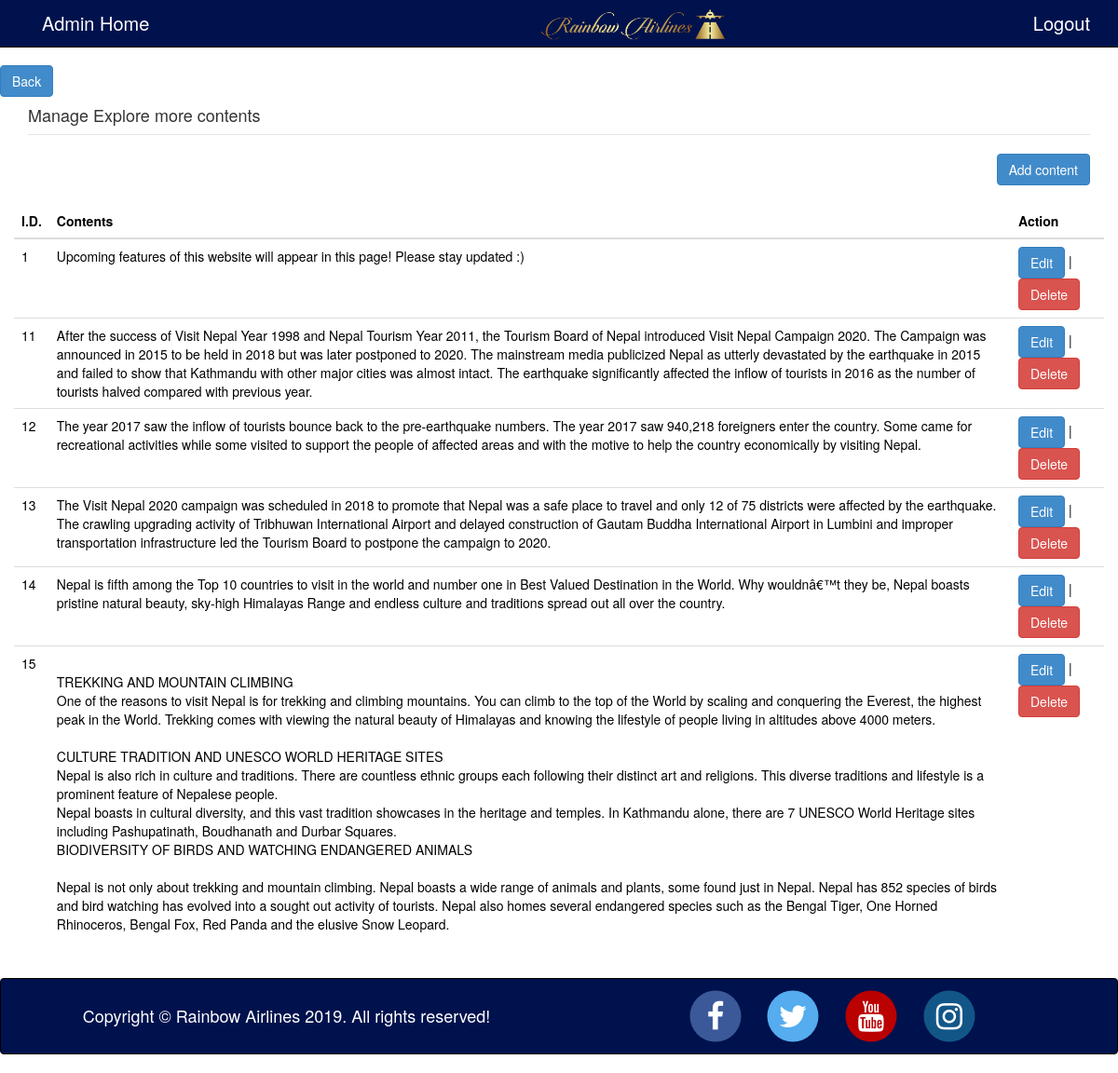
The page /admin/pages/index.php?page=manage_exploremore (signed in) on the database its author committed.
### tables this page shows
CREATE TABLE `exploremore` (
  `id` int(11) NOT NULL,
  `contents` text DEFAULT NULL
);

### admin/pages/manage_exploremore.php (the view, shortened to what this page needs)
<div class="contents">
<a href="?page=manage_pages" class="btn btn-primary">Back</a><br>
<?php
	$statement = "SELECT * FROM `exploremore`";
	$result = mysqli_query($con, $statement) or die(mysqli_error($con));
 ?>
<div class="container">
	<div class="row">
		<div class="col-md-12">
			<legend><h4>Manage Explore more contents</h4></legend>
		</div>
	</div>
	<div class="row">
		<div class="col-md-12">
			<a href="?page=addexploremore" class="btn btn-primary pull-right">Add content</a>
		</div>
	</div>
	<div class="row"><br>
		<table class="table table-hover">
			<thead>
				<tr>
					<th>I.D.</th>
					<th>Contents</th>
					<th>Action</th>
				</tr>
			</thead>
			<tbody>
				<?php while($row = $result->fetch_assoc()): ?>
				<tr>
					<td><?php echo $row['id']; ?></td>
					<td><?php echo $row['contents']?></td>
					<td><a href="?page=editexploremore&id=<?php echo $row['id']; ?>" class="btn btn-primary">Edit</a> | <a href="../process/deleteexploremore.php?id=<?php echo $row['id']; ?>" class="btn btn-danger" onclick="return confirm('Are you sure, you want to delete?')">Delete</a></td>
				</tr>
			<?php endwhile; ?>
			</tbody>
		</table>
	</div>
</div>
</div>
<br style="line-height: 21;">

### styles/style.css (style rules this page uses)
body { color:black; }
.contents { margin-top: 70px; }

### styles/admin-style.css (style rules this page uses)
body { background-attachment: fixed; background-size: cover; }

### rows shown on the page
exploremore: id "1", contents "Upcoming features of this website will appear in this page! Please stay updated :)"
exploremore: id "11", contents "After the success of Visit Nepal Year 1998 and Nepal Tourism Year 2011, the Tourism Board of Nepal introduced Visit Nepal Campaign 2020. The Campaign was announced in 2015 to be held in 2018 but was later postponed to 2020. The mainstream media publicized Nepal as utterly devastated by the earthquake in 2015 and failed to show that Kathmandu with other major cities was almost intact. The earthquake significantly affected the inflow of tourists in 2016 as the number of tourists halved compared with previous year."
exploremore: id "12", contents "The year 2017 saw the inflow of tourists bounce back to the pre-earthquake numbers. The year 2017 saw 940,218 foreigners enter the country. Some came for recreational activities while some visited to support the people of affected areas and with the motive to help the country economically by visiting Nepal."
exploremore: id "13", contents "The Visit Nepal 2020 campaign was scheduled in 2018 to promote that Nepal was a safe place to travel and only 12 of 75 districts were affected by the earthquake. The crawling upgrading activity of Tribhuwan International Airport and delayed construction of Gautam Buddha International Airport in Lumbini and improper transportation infrastructure led the Tourism Board to postpone the campaign to 2020."
exploremore: id "14", contents "Nepal is fifth among the Top 10 countries to visit in the world and number one in Best Valued Destination in the World. Why wouldnâ€™t they be, Nepal boasts pristine natural beauty, sky-high Himalayas Range and endless culture and traditions spread out all over the country."
exploremore: id "15", contents "TREKKING AND MOUNTAIN CLIMBING One of the reasons to visit Nepal is for trekking and climbing mountains. You can climb to the top of the World by scaling and conquering the Everest, the highest peak in the World. Trekking comes with viewing the natural beauty of Himalayas and knowing the lifestyle of people living in altitudes above 4000 meters. CULTURE TRADITION AND UNESCO WORLD HERITAGE SITES Nepal is also rich in culture and traditions. There are countless ethnic groups each following their distinct art and religions. This diverse traditions and lifestyle is a prominent feature of Nepalese people. Nepal boasts in cultural diversity, and this vast tradition showcases in the heritage and…"
